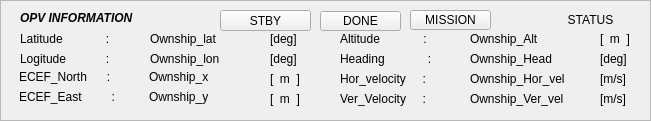
  <widget class="QFrame" name="frame_ownship">
   <property name="geometry">
    <rect>
     <x>1180</x>
     <y>110</y>
     <width>651</width>
     <height>121</height>
    </rect>
   </property>
   <property name="frameShape">
    <enum>QFrame::StyledPanel</enum>
   </property>
   <property name="frameShadow">
    <enum>QFrame::Raised</enum>
   </property>
   <widget class="QLabel" name="IN_Ownship_Alt">
    <property name="geometry">
     <rect>
      <x>470</x>
      <y>30</y>
      <width>107</width>
      <height>17</height>
     </rect>
    </property>
    <property name="text">
     <string>Ownship_Alt</string>
    </property>
   </widget>
   <widget class="QLabel" name="IN_Ownship_Head">
    <property name="geometry">
     <rect>
      <x>470</x>
      <y>50</y>
      <width>107</width>
      <height>17</height>
     </rect>
    </property>
    <property name="text">
     <string>Ownship_Head</string>
    </property>
   </widget>
   <widget class="QLabel" name="label_6">
    <property name="geometry">
     <rect>
      <x>340</x>
      <y>50</y>
      <width>111</width>
      <height>17</height>
     </rect>
    </property>
    <property name="text">
     <string>Heading             :</string>
    </property>
   </widget>
   <widget class="QLabel" name="label_7">
    <property name="geometry">
     <rect>
      <x>340</x>
      <y>30</y>
      <width>107</width>
      <height>17</height>
     </rect>
    </property>
    <property name="text">
     <string>Altitude             :</string>
    </property>
   </widget>
   <widget class="QLabel" name="label_8">
    <property name="geometry">
     <rect>
      <x>340</x>
      <y>70</y>
      <width>111</width>
      <height>17</height>
     </rect>
    </property>
    <property name="text">
     <string>Hor_velocity     :</string>
    </property>
   </widget>
   <widget class="QLabel" name="label_9">
    <property name="geometry">
     <rect>
      <x>340</x>
      <y>90</y>
      <width>111</width>
      <height>17</height>
     </rect>
    </property>
    <property name="text">
     <string>Ver_Velocity     :</string>
    </property>
   </widget>
   <widget class="QLabel" name="IN_Ownship_Hor_vel">
    <property name="geometry">
     <rect>
      <x>470</x>
      <y>70</y>
      <width>121</width>
      <height>17</height>
     </rect>
    </property>
    <property name="text">
     <string>Ownship_Hor_vel</string>
    </property>
   </widget>
   <widget class="QLabel" name="IN_Ownship_Ver_vel">
    <property name="geometry">
     <rect>
      <x>470</x>
      <y>90</y>
      <width>121</width>
      <height>17</height>
     </rect>
    </property>
    <property name="text">
     <string>Ownship_Ver_vel</string>
    </property>
   </widget>
   <widget class="QLabel" name="label_10">
    <property name="geometry">
     <rect>
      <x>19</x>
      <y>88</y>
      <width>107</width>
      <height>17</height>
     </rect>
    </property>
    <property name="text">
     <string>ECEF_East         :</string>
    </property>
   </widget>
   <widget class="QLabel" name="label_11">
    <property name="geometry">
     <rect>
      <x>20</x>
      <y>50</y>
      <width>107</width>
      <height>17</height>
     </rect>
    </property>
    <property name="text">
     <string>Logitude            :</string>
    </property>
   </widget>
   <widget class="QLabel" name="IN_Ownship_y">
    <property name="geometry">
     <rect>
      <x>149</x>
      <y>88</y>
      <width>107</width>
      <height>17</height>
     </rect>
    </property>
    <property name="text">
     <string>Ownship_y</string>
    </property>
   </widget>
   <widget class="QLabel" name="IN_Ownship_lat">
    <property name="geometry">
     <rect>
      <x>150</x>
      <y>30</y>
      <width>107</width>
      <height>17</height>
     </rect>
    </property>
    <property name="text">
     <string>Ownship_lat</string>
    </property>
   </widget>
   <widget class="QLabel" name="label_13">
    <property name="geometry">
     <rect>
      <x>20</x>
      <y>30</y>
      <width>107</width>
      <height>17</height>
     </rect>
    </property>
    <property name="text">
     <string>Latitude             :</string>
    </property>
   </widget>
   <widget class="QLabel" name="IN_Ownship_lon">
    <property name="geometry">
     <rect>
      <x>150</x>
      <y>50</y>
      <width>107</width>
      <height>17</height>
     </rect>
    </property>
    <property name="text">
     <string>Ownship_lon</string>
    </property>
   </widget>
   <widget class="QLabel" name="IN_Ownship_x">
    <property name="geometry">
     <rect>
      <x>149</x>
      <y>68</y>
      <width>107</width>
      <height>17</height>
     </rect>
    </property>
    <property name="text">
     <string>Ownship_x</string>
    </property>
   </widget>
   <widget class="QLabel" name="label_14">
    <property name="geometry">
     <rect>
      <x>19</x>
      <y>68</y>
      <width>107</width>
      <height>17</height>
     </rect>
    </property>
    <property name="text">
     <string>ECEF_North      :</string>
    </property>
   </widget>
   <widget class="QLabel" name="label">
    <property name="geometry">
     <rect>
      <x>270</x>
      <y>30</y>
      <width>41</width>
      <height>17</height>
     </rect>
    </property>
    <property name="text">
     <string>[deg]</string>
    </property>
   </widget>
   <widget class="QLabel" name="label_2">
    <property name="geometry">
     <rect>
      <x>270</x>
      <y>50</y>
      <width>41</width>
      <height>17</height>
     </rect>
    </property>
    <property name="text">
     <string>[deg]</string>
    </property>
   </widget>
   <widget class="QLabel" name="label_3">
    <property name="geometry">
     <rect>
      <x>270</x>
      <y>70</y>
      <width>41</width>
      <height>17</height>
     </rect>
    </property>
    <property name="text">
     <string>[  m  ]</string>
    </property>
   </widget>
   <widget class="QLabel" name="label_4">
    <property name="geometry">
     <rect>
      <x>270</x>
      <y>90</y>
      <width>41</width>
      <height>17</height>
     </rect>
    </property>
    <property name="text">
     <string>[  m  ]</string>
    </property>
   </widget>
   <widget class="QLabel" name="label_5">
    <property name="geometry">
     <rect>
      <x>600</x>
      <y>30</y>
      <width>41</width>
      <height>17</height>
     </rect>
    </property>
    <property name="text">
     <string>[  m  ]</string>
    </property>
   </widget>
   <widget class="QLabel" name="label_26">
    <property name="geometry">
     <rect>
      <x>600</x>
      <y>50</y>
      <width>41</width>
      <height>17</height>
     </rect>
    </property>
    <property name="text">
     <string>[deg]</string>
    </property>
   </widget>
   <widget class="QLabel" name="label_27">
    <property name="geometry">
     <rect>
      <x>600</x>
      <y>70</y>
      <width>41</width>
      <height>17</height>
     </rect>
    </property>
    <property name="text">
     <string>[m/s]</string>
    </property>
   </widget>
   <widget class="QLabel" name="label_28">
    <property name="geometry">
     <rect>
      <x>600</x>
      <y>90</y>
      <width>41</width>
      <height>17</height>
     </rect>
    </property>
    <property name="text">
     <string>[m/s]</string>
    </property>
   </widget>
   <widget class="QLabel" name="label_37">
    <property name="geometry">
     <rect>
      <x>20</x>
      <y>10</y>
      <width>201</width>
      <height>17</height>
     </rect>
    </property>
    <property name="frameShape">
     <enum>QFrame::NoFrame</enum>
    </property>
    <property name="text">
     <string>&lt;html&gt;&lt;head/&gt;&lt;body&gt;&lt;p&gt;&lt;span style=&quot; font-weight:600; font-style:italic;&quot;&gt;OPV INFORMATION&lt;/span&gt;&lt;/p&gt;&lt;/body&gt;&lt;/html&gt;</string>
    </property>
   </widget>
   <widget class="QPushButton" name="OPV_mission_button">
    <property name="geometry">
     <rect>
      <x>410</x>
      <y>10</y>
      <width>81</width>
      <height>20</height>
     </rect>
    </property>
    <property name="text">
     <string>MISSION</string>
    </property>
   </widget>
   <widget class="QPushButton" name="OPV_done_button">
    <property name="geometry">
     <rect>
      <x>320</x>
      <y>11</y>
      <width>81</width>
      <height>20</height>
     </rect>
    </property>
    <property name="text">
     <string>DONE</string>
    </property>
   </widget>
   <widget class="QPushButton" name="OPV_stby_button">
    <property name="geometry">
     <rect>
      <x>220</x>
      <y>10</y>
      <width>91</width>
      <height>21</height>
     </rect>
    </property>
    <property name="text">
     <string>STBY</string>
    </property>
   </widget>
   <widget class="QLabel" name="OPV_Status">
    <property name="geometry">
     <rect>
      <x>540</x>
      <y>10</y>
      <width>101</width>
      <height>21</height>
     </rect>
    </property>
    <property name="text">
     <string>&lt;html&gt;&lt;head/&gt;&lt;body&gt;&lt;p align=&quot;center&quot;&gt;STATUS&lt;/p&gt;&lt;/body&gt;&lt;/html&gt;</string>
    </property>
   </widget>
  </widget>
